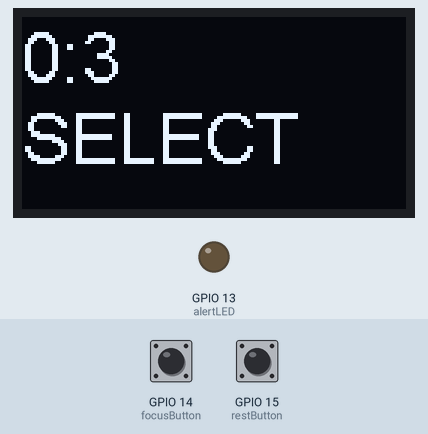
This program was run on a simulated ESP32. Parts: 128×64 one-colour display, output pins drawn as LEDs (lit = HIGH). Inputs (shaded band) come from the test bench; at power-on: GPIO 14 (focusButton) LOW, GPIO 15 (restButton) LOW. What the program prints to the serial monitor is not drawn.

Above: at 2.8 s.
2.9 s: GPIO 14 (focusButton) pulled HIGH for 1.25 s
At 4.6 s:
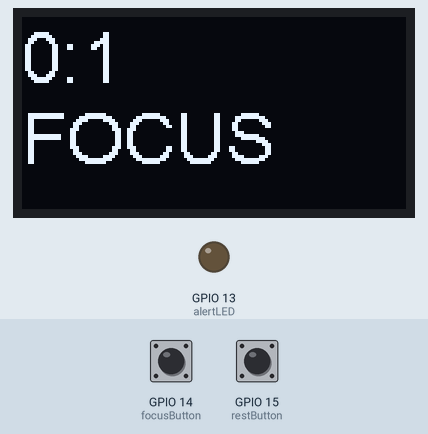
8.2 s: GPIO 15 (restButton) pulled HIGH for 1.25 s
At 11.0 s:
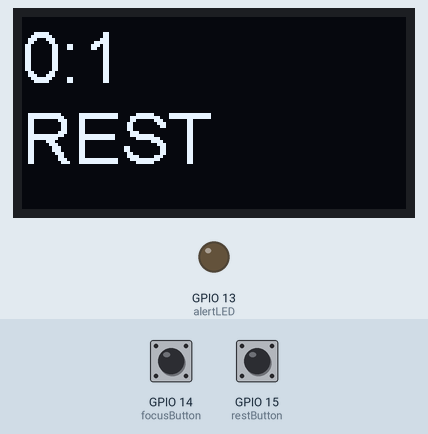
13.5 s: GPIO 14 (focusButton) pulled HIGH for 1.25 s
At 17.0 s:
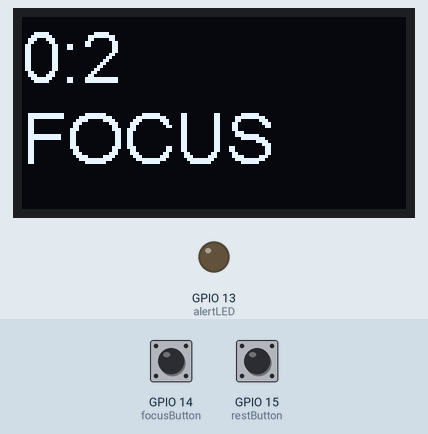
18.8 s: GPIO 15 (restButton) pulled HIGH for 1.25 s
At 21.7 s:
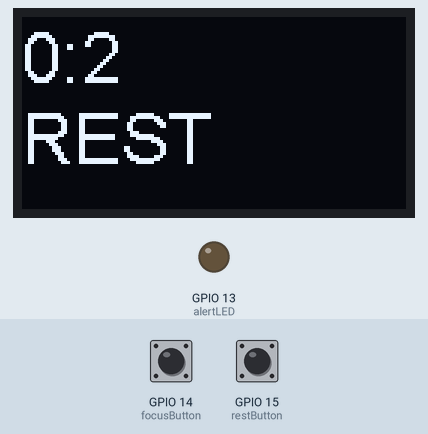
Timing chart, 0 to 23.2 s (numbered marks = the images above; inputs shaded):
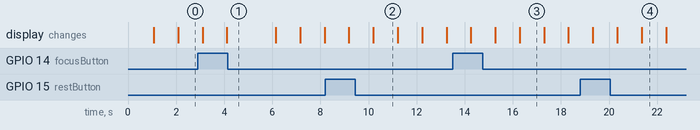

The program:

main.cpp
```cpp
#include <Arduino.h>
#include "SSD1306.h"

SSD1306 display(0x3c, 5, 4);
const int focusButton = 14;        //gpio to use to trigger delay
const int restButton = 15;
const int focusMinutes = 25;
const int restMinutes = 5;
const int alertLED = 13;

char* curTarget = "SELECT";

int seconds = 0;
int minutes = 0;

void setupOled()
{
  display.init();
  display.flipScreenVertically();
  // display.setTextAlignment(TEXT_ALIGN_CENTER);
  display.display();
}

void showTime()
{
  display.clear();
  display.setFont(ArialMT_Plain_24);
  display.drawString(0, 0, String(minutes) + ":" + String(seconds));
  display.drawString(0, 27, curTarget);
  display.display();
}

void checkButtons(){
  const int focusButtonRead = digitalRead(focusButton);
  const int restButtonRead = digitalRead(restButton);

  Serial.printf("focus read: %d - rest read: %d",focusButtonRead, restButtonRead );
  if(focusButtonRead == HIGH){
    seconds = 0;
    minutes = 0;
    curTarget = "FOCUS";
  }
  else if (restButtonRead == HIGH){
    seconds = 0;
    minutes = 0;
    curTarget = "REST";
  }
}

void setup()
{
  Serial.begin(115200);
  Serial.println();
  Serial.println("running setup");

  pinMode(focusButton, INPUT_PULLDOWN);
  pinMode(restButton, INPUT_PULLDOWN);
  pinMode(alertLED, OUTPUT);

  setupOled();
  showTime();
}

void loop()
{

  seconds++;
  if(seconds == 60){
    minutes++;
    seconds = 0;
  }
  showTime();
  Serial.println("running main loop");

  checkButtons();

  if ((curTarget == "FOCUS" && minutes >= focusMinutes) || (curTarget == "REST" && minutes >= restMinutes))
  {
    digitalWrite(alertLED, HIGH);
  }else {
    digitalWrite(alertLED, 0);
  }

  delay(1000);
}
```

Measured:
- after the input at 2.9 s, the display: first differs from a run without the input after 1.2 s (image 1)
- after the input at 8.2 s, the display: first differs from a run without the input after 2.0 s (image 2)
- after the input at 13.5 s, the display: first differs from a run without the input after 1.8 s (image 3 shows a later state)
- after the input at 18.8 s, the display: first differs from a run without the input after 1.5 s (image 4 shows a later state)
- what the display in image 2 shows lasts 1.0 s, from 10.2 s to 11.2 s
